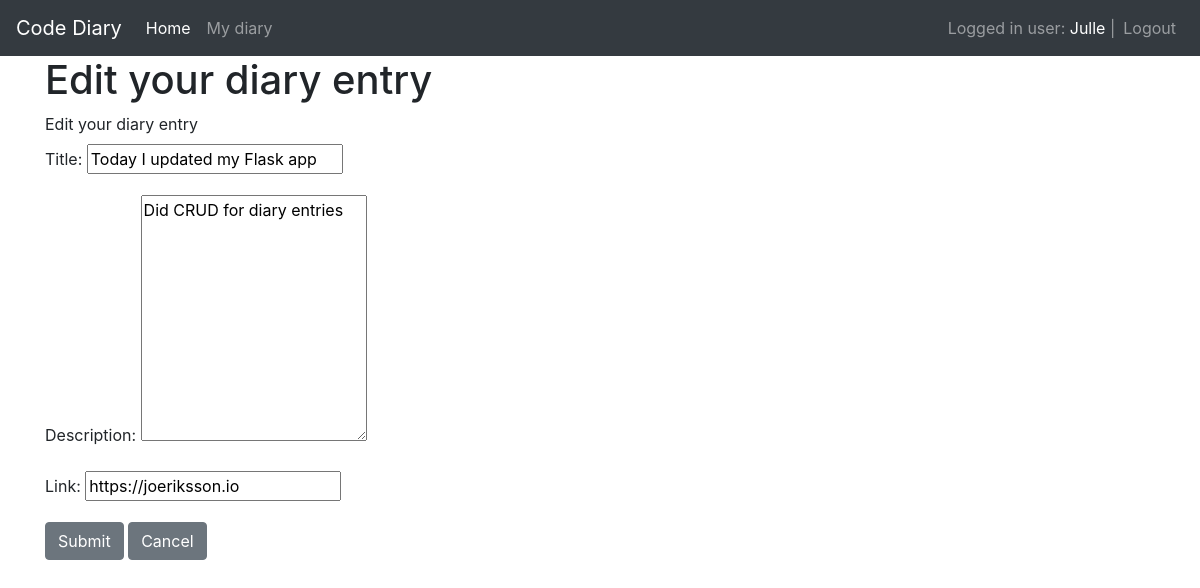
The app's page /diaries/edit/4 (signed in) with its own data.
### app/models/users.py (models this page shows, shortened)
class User(UserMixin, db.Model):
    id = db.Column(db.Integer, primary_key=True)
    username = db.Column(db.String(80), unique=True, nullable=False)
    password = db.Column(db.String(120), unique=False, nullable=False)
    firstname = db.Column(db.String(100), unique=False)
    lastname = db.Column(db.String(100), unique=False)
    email = db.Column(db.String(100))
    diaries = db.relationship('Diary', backref='user', lazy=True)

### app/models/diaries.py (models this page shows, shortened)
class Diary(db.Model):
    id = db.Column(db.Integer, primary_key=True)
    title = db.Column(db.String(100), nullable=False)
    description = db.Column(db.String(500))
    link = db.Column(db.String(256))
    created_date = db.Column(db.DateTime, default=datetime.now)
    user_id = db.Column(db.Integer, db.ForeignKey('user.id'), nullable=False)

### app/views/diaries.py (the view, shortened to what this page needs)
@diary_blueprint.route('/edit/<string:diary_id>', methods=['GET', 'POST'])
@login_required
def edit_diary(diary_id):
    diary = load_diary(diary_id)
    return render_template('diaries/edit.html', diary=diary)

### app/views/diaries.py (called while the page is built)
def load_diary(diary_id):
    diary = Diary.query.filter_by(id=diary_id).first()
    return diary

### app/views/users.py (called while the page is built)
@login_manager.user_loader
def load_user(user_id):
    return User.query.get(int(user_id))

### app/templates/diaries/edit.html
{% extends 'base.html' %}
{% block content %}
    <div class="container">
        <h1>Edit your diary entry</h1>
        <div>
            <form method="POST">
                <label for="Diary Creation">Edit your diary entry</label><br>
                <div class="form-group">
                    <label for="title">Title: </label>
                    <input type="text" name="title" value="{{ diary.title }}"><br>
                </div>
                <div class="form-group">
                    <label for="description">Description: </label>
                    <textarea name="description" rows="10">{{ diary.description }}</textarea>
                </div>
                <div class="form-group">
                    <label for="link">Link: </label>
                    <input type="url" name="link" value="{{ diary.link }}"><br>
                </div>
                <div class="form-group">
                    <button class="btn btn-secondary" type="submit" value="Submit">Submit</button>
                    <a class="btn btn-secondary" href="{{ url_for('diaries.index') }}" role="button">Cancel</a>
                </div>
            </form>
        </div>
    </div>
{% endblock %}

### app/templates/base.html (shortened to what this page needs)
<!DOCTYPE html>
<html lang="en">
<head>
    <link rel="stylesheet" href="https://stackpath.bootstrapcdn.com/bootstrap/4.3.1/css/bootstrap.min.css">
</head>
<body>
<nav class="navbar navbar-expand-lg navbar-dark bg-dark">
  <a class="navbar-brand" href="/">Code Diary</a>
  <div class="collapse navbar-collapse" id="navbarNavAltMarkup">
    <div class="navbar-nav">
      <a class="nav-item nav-link active" href="/">Home <span class="sr-only">(current)</span></a>
        <a class="nav-item nav-link" href="/diaries">My diary</a>
    </div>
  </div>
    {% if current_user.is_authenticated %}
        <ul class="navbar-nav ml-auto">
        <li class="navbar-text">
          Logged in user:
            <a href={{ url_for('users.edit_user') }}> {{ current_user.username }}</a> |
        </li>
        <li><a class="nav-item nav-link" href="{{ url_for('users.register_user') }}">Logout</a></li>
        </ul>
    {% endif %}
</nav>
{% block content %}
{% endblock %}
</body>
</html>

### records on screen
User: username "Julle"
Diary: title "Today I updated my Flask app", description "Did CRUD for diary entries", link "https://joeriksson.io"
